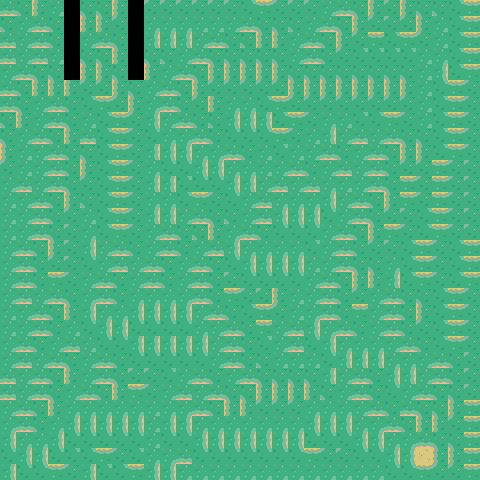

Tiled map render using the project's own tile images. Description and the map definition, with tile-layer contents summarised, below:
An orthogonal 30x30 tile map with 16x16 px tiles, 1 tile layer (Calque de Tile 1).

<map version="1.0" tiledversion="1.0.2" orientation="orthogonal" renderorder="right-down" width="30" height="30" tilewidth="16" tileheight="16" nextobjectid="1">
 <tileset firstgid="1" source="ortho.tsx" />
 <layer name="Calque de Tile 1" width="30" height="30">
  <data>[900 cells, 895 non-empty, 10 distinct tile ids]</data>
 </layer>
</map>
